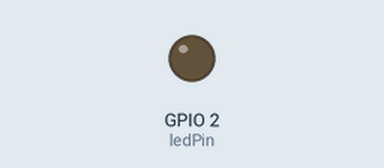
Recording of a sketch running on a simulated ESP32. On the bench: output pins drawn as LEDs (lit = HIGH). What the sketch prints to the serial monitor is not drawn.

Above: at 0.15 s.
At 19.98 s:
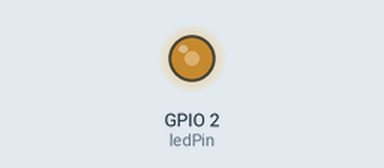
At 39.81 s:
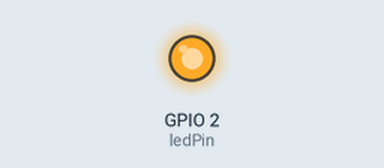
Timing chart, 0 to 40.0 s (numbered marks = the images above):
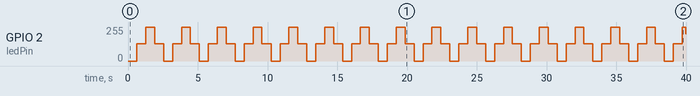

The sketch:

breathing-led.ino
```cpp
// ESP32 Breathing LED
// Project: P4 - Smart LED Controller
// Pin 2 = Built-in LED


const int ledPin = 2;
const int freq = 5000; const int resolution = 8;


void setup() {
  ledcAttach(ledPin, freq, resolution);
  Serial.begin(115200);
  Serial.println("Breathing LED started.");
}


void loop() {
  // Fade in
  for (int brightness = 0; brightness <= 255; brightness++) {
    ledcWrite(ledPin, brightness);
    delay(5);
  }
  // Fade out
  for (int brightness = 255; brightness >= 0; brightness--) {
    ledcWrite(ledPin, brightness);
    delay(5);
  }
}
```

Measured:
- by itself, GPIO 2 (ledPin): 0/255 → 128/255 at 0.64 s, → 255/255 0.64 s later, → 128/255 0.64 s later, → 0/255 0.65 s later, … (63 changes in this stretch)
